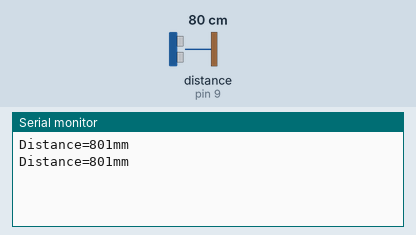
Simulated run of this sketch. Board: Arduino Uno, built with avr-gcc and run on an emulated ATmega328P. Parts: the last lines printed to the serial monitor. Wiring (inferred from the names in the program): ultrasonic range finder: trigger pin 8; echo pin 9. The test bench sets the inputs (shaded band); at power-on: distance to the obstacle (sensor on pin 9) 80 cm. The echo pulse lasts 58.3 µs per cm.

Above: at 1.8 s.
1.9 s: distance to the obstacle (sensor on pin 9) set to 2 cm
At 2.8 s:
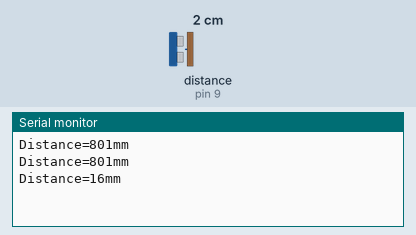
3.4 s: distance to the obstacle (sensor on pin 9) set to 4 cm
At 4.5 s:
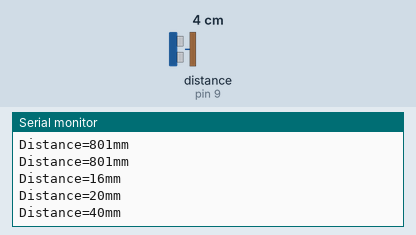
Timing chart, 0 to 6.4 s (numbered marks = the images above; inputs shaded):
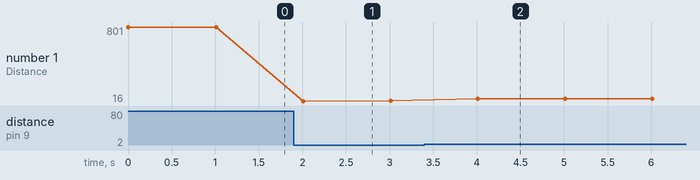

Measured:
- after the input at 1.9 s, the serial monitor: prints a new line after 0.11 s (image 1)
- after the input at 3.4 s, the serial monitor: prints a new line after 0.61 s (image 2)
- plotted number 1: 801 → 20 after the input at 1.9 s, 20 → 40 after the input at 3.4 s

The sketch:

ultrasonicsensor.ino
```cpp
const int TriggerPin=8;

const int EchoPin=9;

long Duration=0;


void setup()

{

pinMode(TriggerPin,OUTPUT);

pinMode(EchoPin,INPUT);

Serial.begin(9600);

}

void loop()

{

digitalWrite(TriggerPin,LOW);

delayMicroseconds(2);

digitalWrite(TriggerPin,HIGH);

delayMicroseconds(10);

digitalWrite(TriggerPin,LOW);


Duration =pulseIn(EchoPin,HIGH);


long Distance_mm=Distance(Duration);


Serial.print("Distance=");

Serial.print(Distance_mm);

Serial.println("mm");

delay(1000);

}


long Distance(long time1)

{

long DistanceCalc;

DistanceCalc=((time1/2.9)/2);

return DistanceCalc;

}
```
